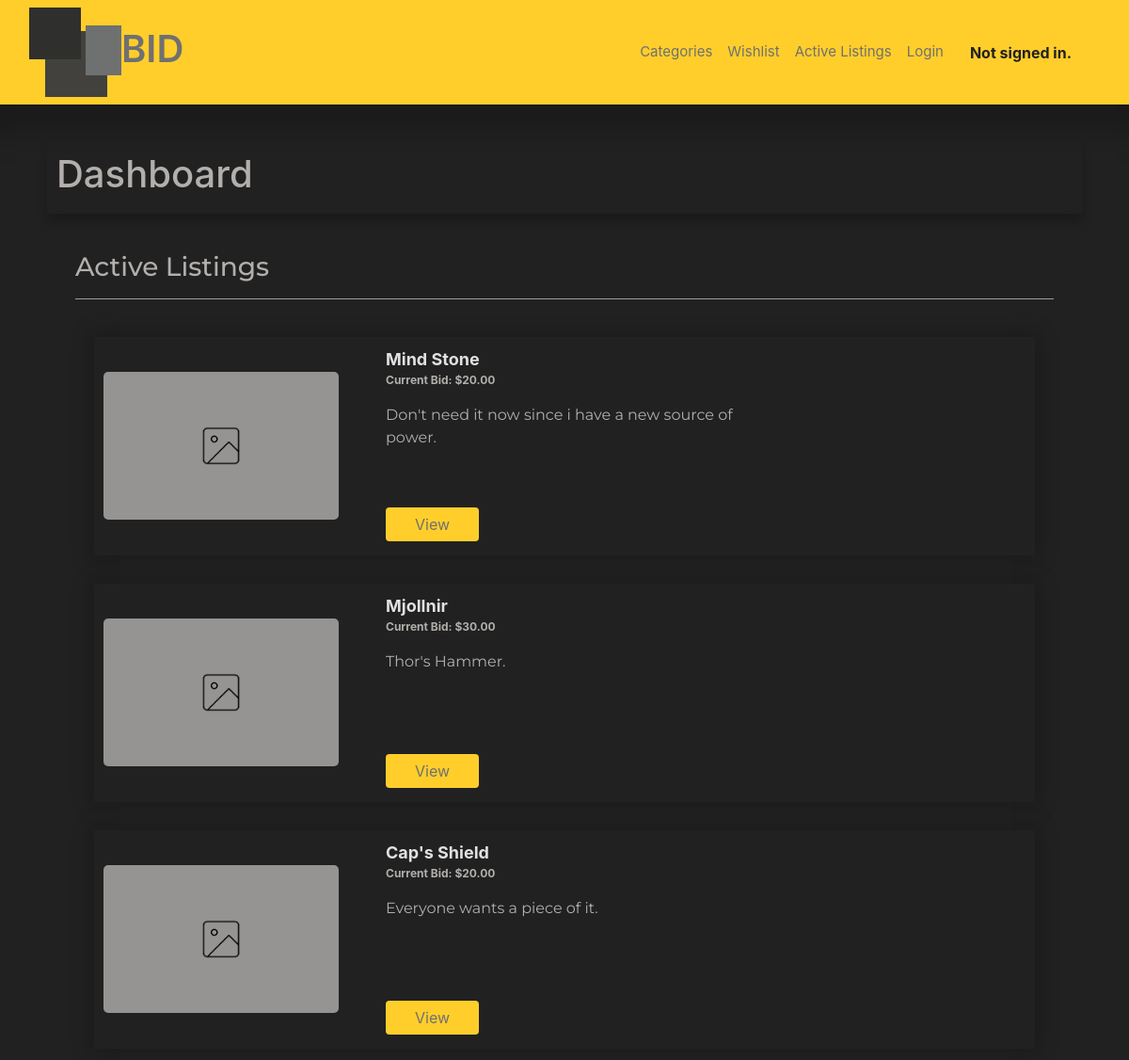
Before: / with the older database file.
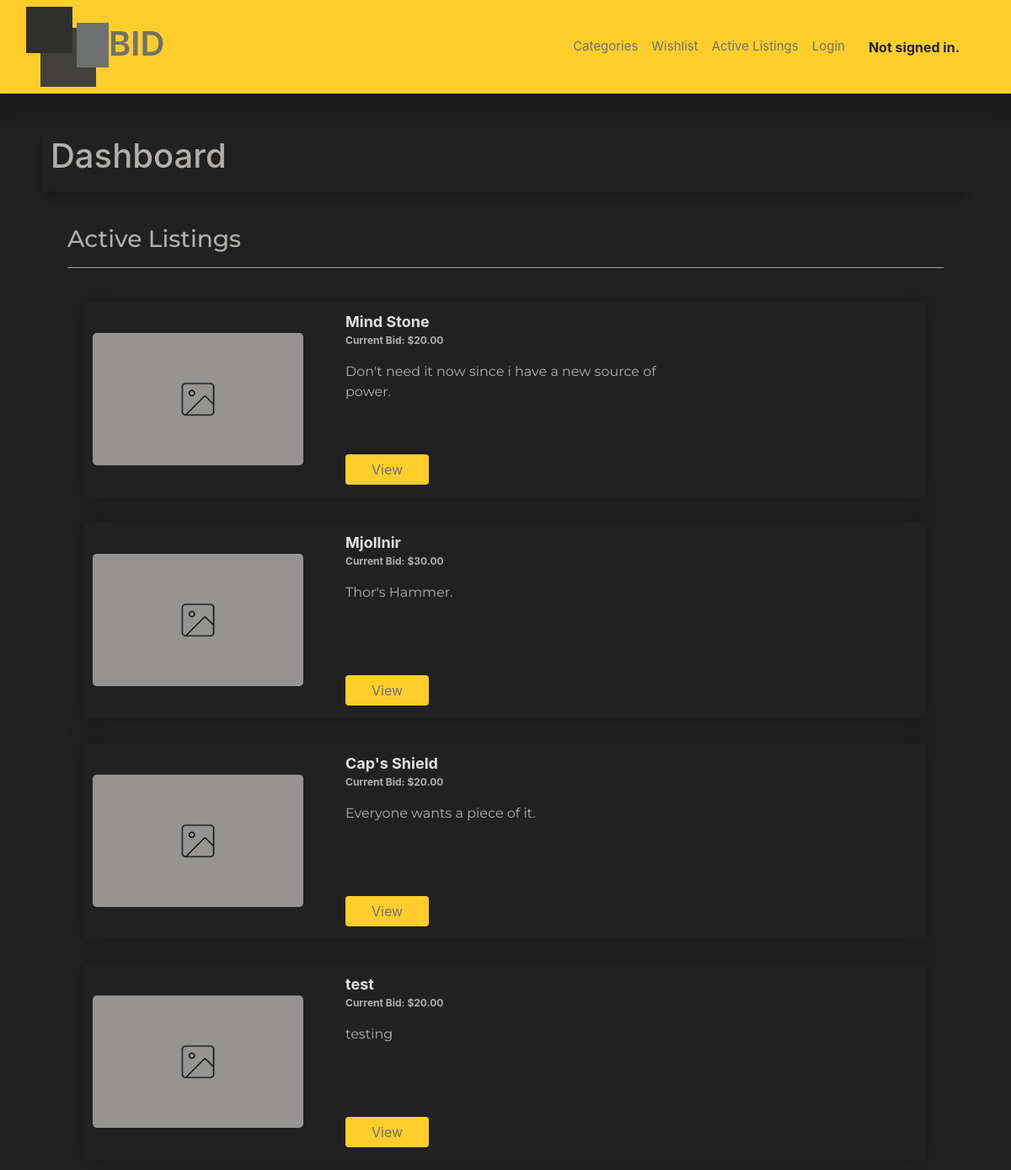
After: the same page with the newer database file.
### auctions/models.py (models this page shows, shortened)
class auctionListings(models.Model):
    title = models.CharField( null=True, max_length=80)
    description = models.TextField(null=True, max_length=4000)
    startingPrice = models.FloatField(null=True,)
    imgUrl = models.URLField(max_length=200, null=True, blank=True)
    category = models.ForeignKey(categories, on_delete=models.CASCADE, null=True, related_name='all_listings')
    user = models.ForeignKey(User, null=True, on_delete=models.PROTECT, related_name='my_listings')
    topBid = models.FloatField(null=True, blank=True,)
    buyer = models.ForeignKey(User, null=True, blank=True, max_length=80, on_delete=models.PROTECT, related_name='bought_listings')
    status = models.BooleanField(null=True, default=True)
    watchers = models.ManyToManyField(User, blank=True, related_name='watching')

### auctions/views.py (the view)
# urls.py: path("", views.index, name="index"),
def index(request):
    activeListings = auctionListings.objects.all()
    return render(request, "auctions/index.html", {
        'listings': activeListings
    })

### auctions/templates/auctions/index.html
{% extends "auctions/layout.html" %}
{% load static %}
{% block body %}
    <div class='page-title dashboard'>
        <h1>Dashboard</h1>
    </div>
    <div class='title current-listings-index'>
        <h3>Active Listings</h3>
        <hr>
    </div>
    <div class= 'active-listings'>
        {% for listing in listings %}
            <div class='listing-item'>
                {%if listing.imgUrl is None %}
                <div class='listing-img'>
                    <img  src="{% static 'auctions/assets/img-placeholder.png' %}" alt='Listed Item'>
                </div>
                {% else %}
                    <div class='listing-img'>
                    <img  src='{{listing.imgUrl}}' alt='Listed Item'>
                </div>
                {% endif %}
                <div class='listing-details'>
                    <div class='listing-title'><strong>{{listing.title}}</strong></div>
                    {% if listing.topBid is None %}
                        <div class='listing-price'>
                            <strong><p>Current Bid: ${{listing.startingPrice|floatformat:2}}</p></strong>
                        </div>
                    {% else %}
                        <div class='listing-price'>
                        <strong><p>Current Bid: ${{listing.topBid|floatformat:2}}</p></strong>
                    </div>
                    {% endif %}
                    <div class='listing-description'>
                        <p>{{ listing.description|truncatechars:190 }}<p>
                    </div>
                    <a href="{% url 'listing_page' listing.id %}">
                        <button class='btn view-btn' type='submit'>View</button>
                    </a>
                </div>
            </div>
        {%endfor%}
    </div>
{% endblock %}

### auctions/templates/auctions/layout.html (shortened to what this page needs)
{% load static %}
<!DOCTYPE html>
<html lang="en">
    <head>
        <link rel="stylesheet" href="https://stackpath.bootstrapcdn.com/bootstrap/4.4.1/css/bootstrap.min.css">
        <link href="{% static 'auctions/styles.css' %}" rel="stylesheet">
    </head>
    <body>
        <nav class="navbar navbar-expand-lg navbar-light bg-light">
            <div class="container-fluid">
                <div class='logo-container'>
                    <div class='logo-item'>
                        <a href="{% url 'index' %}">
                        <img src="{% static 'auctions/assets/Bid-Logo.png' %}" alt='Brand Logo'></img></a>
                    </div>
                    <div class='logo-item'>
                        <a href="{% url 'index' %}"><h1>BID</h1></a>
                    </div>
                </div>
                <div class="collapse navbar-collapse navbar-selects" id="navbarSupportedContent">
                    <ul class="navbar-nav me-auto mb-2 mb-lg-0">
                         <li class="nav-item">
                        <a class="nav-link" href="{% url 'category_search' %}">Categories</a>
                        </li>
                         <li class="nav-item">
                        <a class="nav-link" href="{% url 'wishlist' %}">Wishlist</a>
                        </li>
                        <li class="nav-item">
                        <a class="nav-link" href="{% url 'index' %}">Active Listings</a>
                        </li>
                        {% if user.is_authenticated %}
                            <li class="nav-item">
                                <a class="nav-link" href="{% url 'create_listing' %}">Create Listing</a>
                            </li>
                            <li class="nav-item">
                                <a class="nav-link" href="{% url 'logout' %}">Log Out</a>
                            </li>
                        {% else %}
                            <li class="nav-item">
                                <a class="nav-link" href="{% url 'login' %}">Login</a>
                            </li>
                        {% endif %}
                        <li class='nav-item sign-in-message'>
                            {% if user.is_authenticated %}
                                Welcome, <strong>{{ user.username }}</strong>.
                            {% else %}
                                <strong>Not signed in.</strong>
                            {% endif %}
                        </li>
                    </ul>
                </div>
            </div>
        </nav>
        {% block body %}
        {% endblock %}
    </body>
</html>

### auctions/static/auctions/styles.css (style rules this page uses)
body { background: #212121; color: #B2AFAC; }
hr { background: #B2AFAC; }
.title { margin: 0 80px; font-family: 'Montserrat', sans-serif; }
.page-title { margin: 0 50px; padding: 10px; box-shadow: 0 10px 10px 0px rgba(0,0,0,.2); }
.bg-light { background-color: #FFCE2B!important; }
.btn { padding: 5px 30px!important; margin-bottom: 20px; background: #FFCE2B!important; color: #707070!important; }
.logo-item a h1 { font-weight: 600; }
.logo-container { display: flex; align-items: center; }
.logo-item a { color: #707070; text-decoration: none; }
.navbar { margin-bottom: 40px; box-shadow: 0 0 30px 30px rgba(0,0,0,.2); }
.navbar-brand h1, .nav-link { color: #707070; }
.navbar-selects { display: flex; justify-content: flex-end; margin-right: 50px; }
.nav-link { color: #707070!important; font-size: 15px; }
.sign-in-message { color: #212121; position: relative; top: 8px; left: 20px; }
.active-listings { margin: 40px 100px; display: flex; flex-direction: column; }
.current-listings-index { margin-top: 40px; }
.listing-description { font-family: 'Montserrat', sans-serif; width: 400px; height: 90px; }
.listing-item { display: flex; padding: 10px; box-shadow: 0 0 20px 5px rgba(0,0,0,.2); margin-bottom: 30px; }
.listing-details { margin-left: 50px; }
.listing-img { align-self: center; }
.listing-img img { max-width: 250px; border-radius: 5px; }
.listing-price { font-size: 12px; }
.listing-title { font-size: 18px; color: rgb(226, 225, 225); }
.view-btn { margin: 20px 0 5px 0; }

Changed rows visible on the page:
added auctionListings: title "test", startingPrice "20.00", description "testing"
